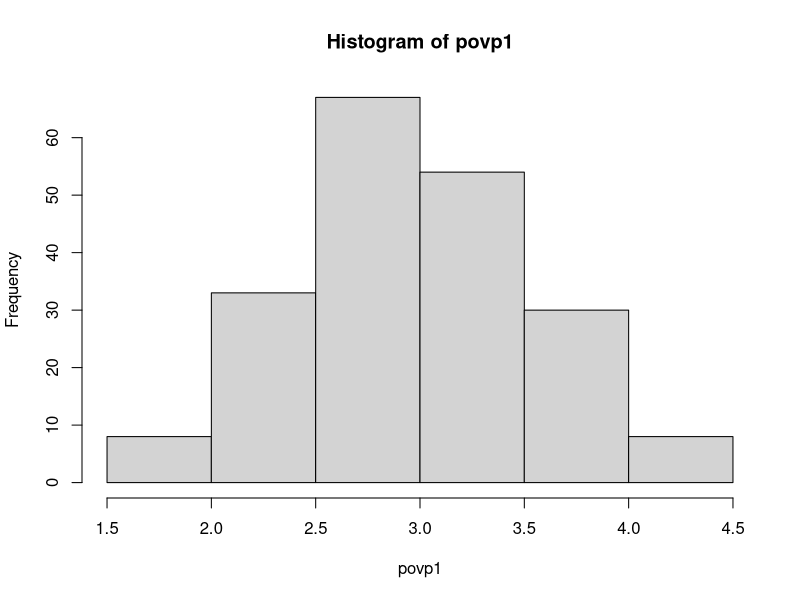
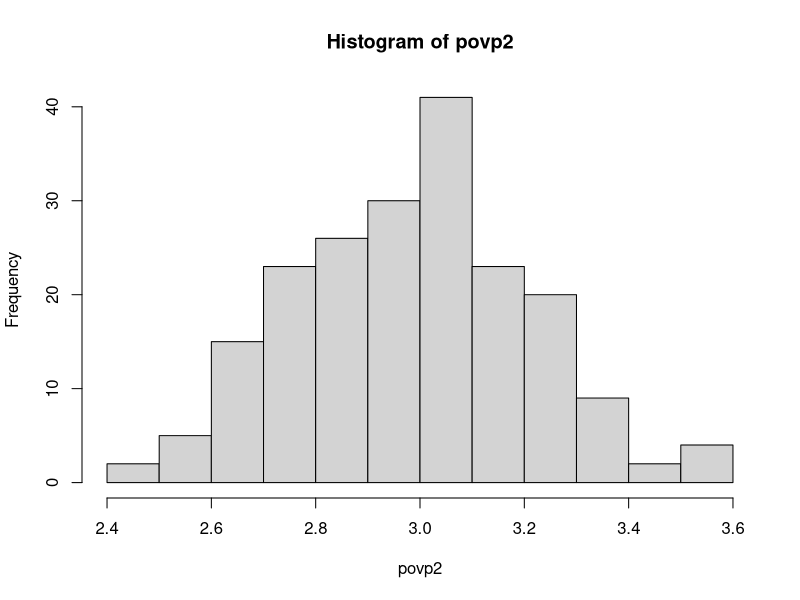
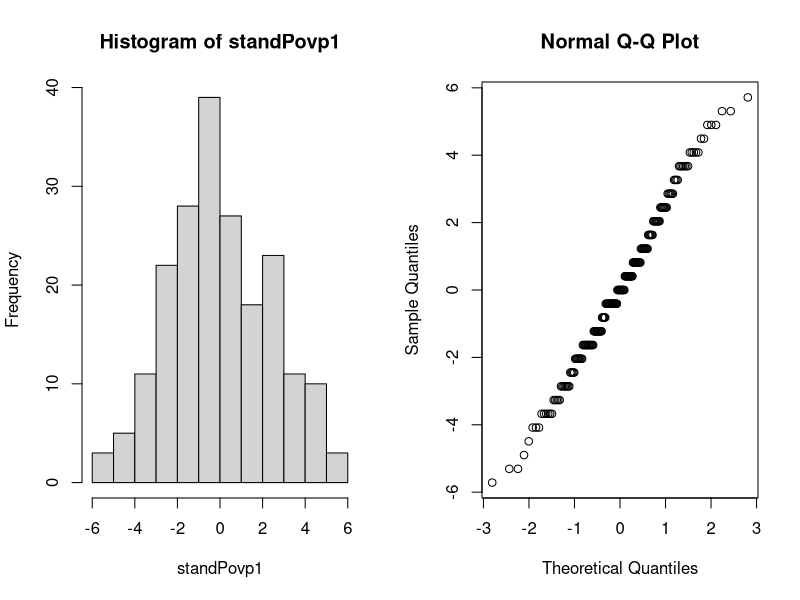
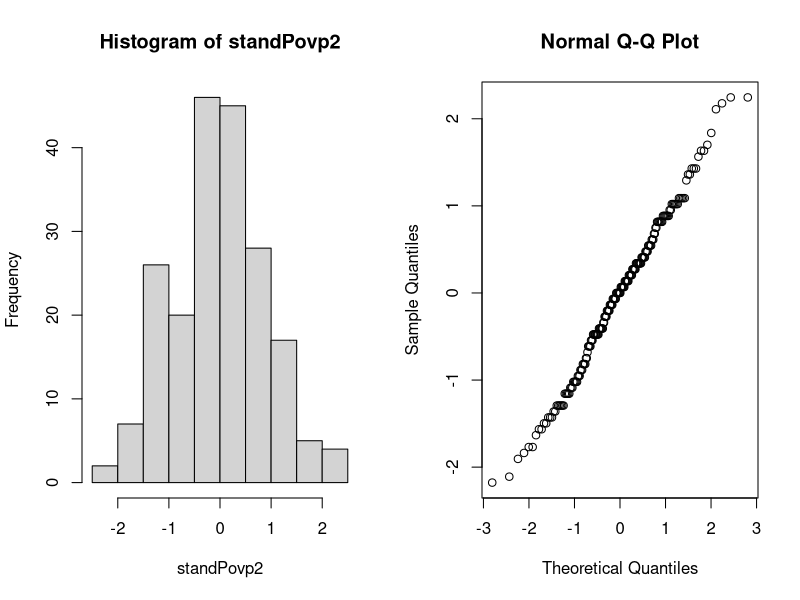
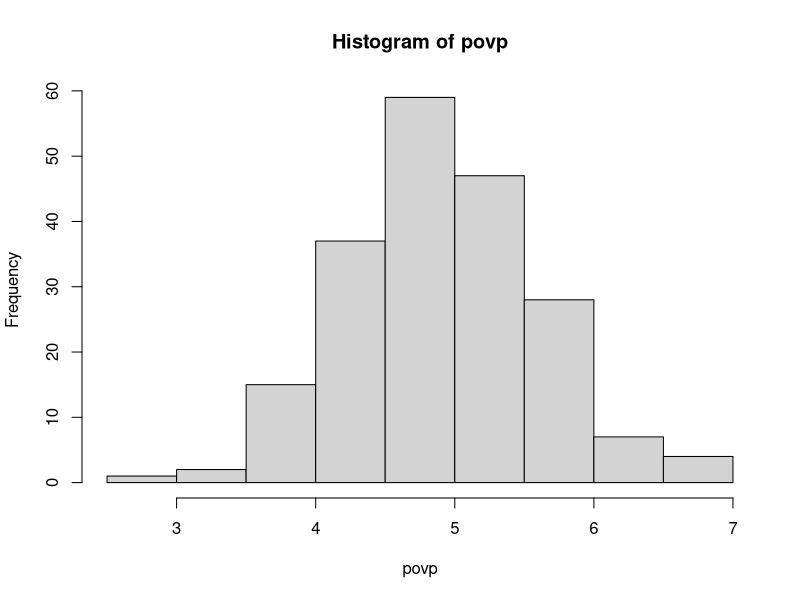
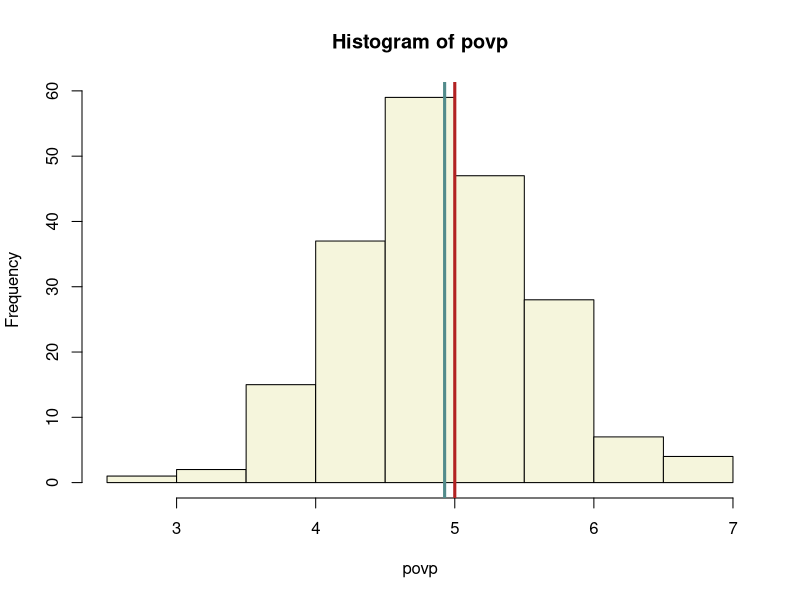

The R source for these figures, in order: (Note: this script raises an error after producing the figures.)
# Vaje 6
  
# 1. naloga
pexp(2,1/3) # rate => lambda

# 2. naloga
lambda <- 3

povp1 <- c(1:200)

for (i in 1:200) {
  povp1[i] <- mean(rpois(10,lambda))
}
hist(povp1)

povp2 = 1:200

for (i in 1:200) {
  povp2[i] <- mean(rpois(60,lambda))
}
hist(povp2)

mean(povp1) # se probližuje lambdi = 3
mean(povp2)
var(povp1) 
var(povp2)

# 3. naloga
standPovp1 <- (povp1-lambda)/(sqrt(lambda)/sqrt(50))
standPovp2 <- (povp2-lambda)/(sqrt(lambda)/sqrt(50))
par(mfrow = c(1,2))
hist(standPovp1)
qqnorm(standPovp1)
hist(standPovp2)
qqnorm(standPovp2)
par(mfrow = c(1,1))

# 4. naloga
lambda1 <- 0.2
n <- 40
povp <- c(1:200)

for (i in 1:200) {
  povp[i] <- mean(rexp(n,lambda1))
}
hist(povp)

teoMean <- 1/lambda1
teoSD <- teoMean / sqrt(n)
sampleMean <- mean(povp)
sampleSD <- sd(povp)/sqrt(n)

hist(povp,col='beige')
abline(v=teoMean,lwd=3,col='firebrick')
abline(v=mean(povp),lwd=3,col='darkslategray4')

# 5. naloga
n <- 10
mu <- 50
sigma <- 10
B <- 100

stand1 <-rep(NA,B)
stand2 <-rep(NA,B)

x <- c(1:B)
for (var in x) {
  vzorec<-rnorm(n,mu,sigma)
  m<-mean(vzorec)
  std<-sd(vzorec)
  stc
  
  stand1[var]<-sqrt(n)*(m-mu)/sigma
  stand2[var]<-sqrt(n)*(m-mu)/std
}
